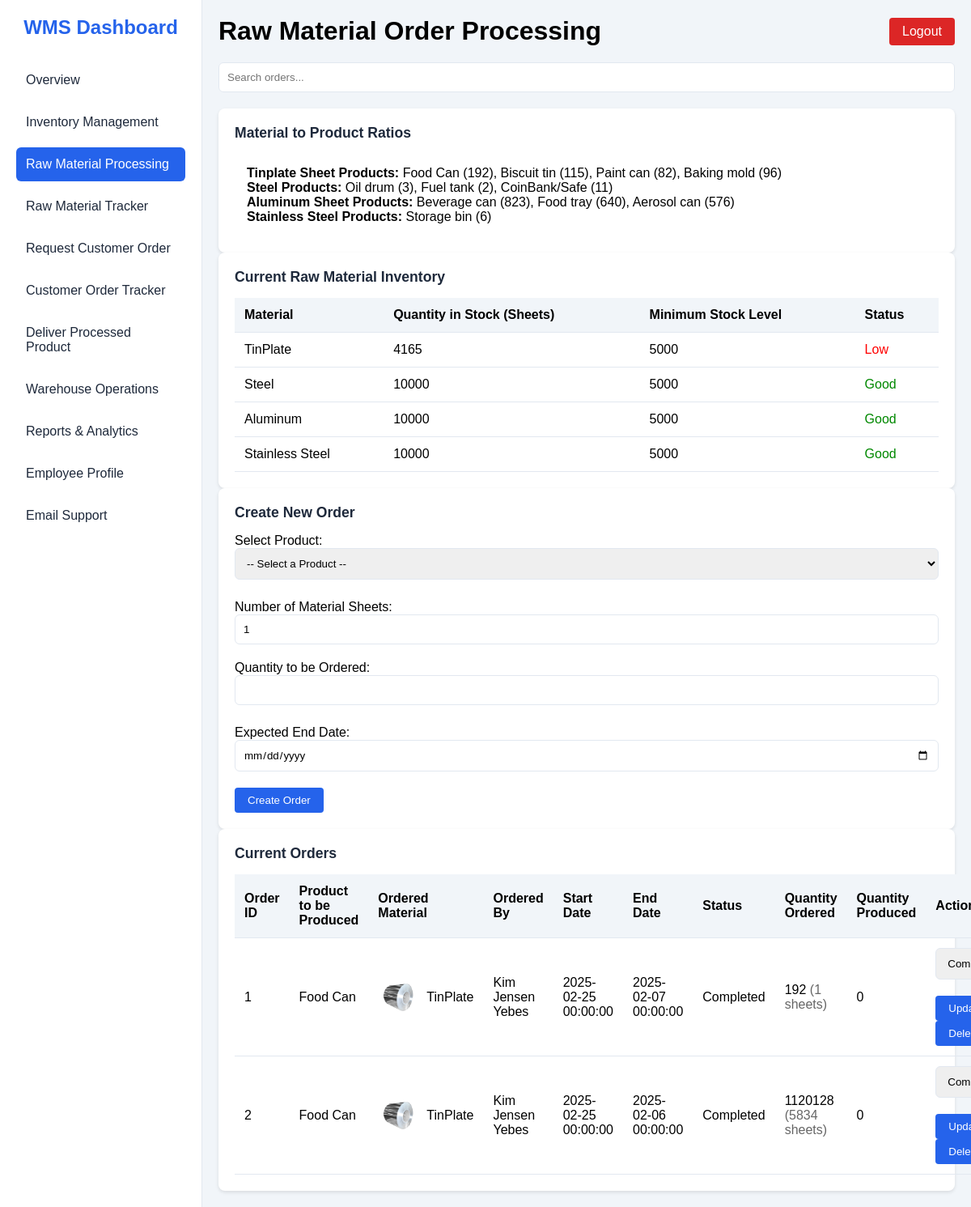
Page /employee/rawMaterialOrder.php (signed in) on the committed database.
### tables this page shows
CREATE TABLE `rawmaterials` (
  `MaterialID` int(11) NOT NULL,
  `MaterialName` varchar(100) NOT NULL,
  `SupplierID` int(11) DEFAULT NULL,
  `QuantityInStock` int(11) DEFAULT NULL,
  `UnitCost` decimal(10,2) DEFAULT NULL,
  `LastRestockedDate` date DEFAULT NULL,
  `MinimumStock` int(11) DEFAULT NULL,
  `raw_warehouse` varchar(255) NOT NULL,
  `raw_material_img` varchar(255) NOT NULL
);

CREATE TABLE `productionorders` (
  `OrderID` int(11) NOT NULL,
  `ProductID` int(11) NOT NULL,
  `EmployeeID` int(11) NOT NULL,
  `StartDate` datetime NOT NULL,
  `EndDate` datetime DEFAULT NULL,
  `Status` enum('Planned','In Progress','Completed','Cancelled') NOT NULL DEFAULT 'Planned',
  `QuantityOrdered` int(11) NOT NULL,
  `QuantityProduced` int(11) NOT NULL DEFAULT 0
);

CREATE TABLE `products` (
  `ProductID` int(11) NOT NULL,
  `ProductName` varchar(100) NOT NULL,
  `Category` varchar(45) DEFAULT NULL,
  `Weight` decimal(10,2) DEFAULT NULL,
  `ProductionCost` decimal(10,2) DEFAULT NULL,
  `SellingPrice` decimal(10,2) DEFAULT NULL,
  `LocationID` int(11) DEFAULT NULL,
  `MaterialID` int(11) DEFAULT NULL,
  `product_img` varchar(255) DEFAULT NULL
);

CREATE TABLE `employees` (
  `EmployeeID` int(11) NOT NULL,
  `FirstName` varchar(50) NOT NULL,
  `LastName` varchar(50) NOT NULL,
  `Role` varchar(45) NOT NULL,
  `Phone` varchar(20) DEFAULT NULL,
  `employeeEmail` varchar(100) DEFAULT NULL,
  `employeePassword` varchar(255) NOT NULL,
  `HireDate` date NOT NULL,
  `Status` varchar(32) NOT NULL
);

### employee/rawMaterialOrder.php (the view, shortened to what this page needs)
<?php
require_once '../layouts/employeeSidebar.php';
require_once '../layouts/employeeHeader.php';
$host = 'localhost';
$dbname = 'stockport';
$username = 'root';
$password = '';
try {
    $pdo = new PDO("mysql:host=$host;dbname=$dbname;charset=utf8", $username, $password);
    $pdo->setAttribute(PDO::ATTR_ERRMODE, PDO::ERRMODE_EXCEPTION);
} catch (PDOException $e) {
    die("Database connection failed: " . $e->getMessage());
}
$productStmt = $pdo->query("
    SELECT p.ProductID, p.ProductName, rm.MaterialID, rm.MaterialName, rm.QuantityInStock
    FROM products p
    JOIN rawmaterials rm ON p.MaterialID = rm.MaterialID
");
$products = $productStmt->fetchAll(PDO::FETCH_ASSOC);
$productRatios = [];
foreach ($products as $product) {
    $productName = strtolower($product['ProductName']);
    $materialName = strtolower($product['MaterialName']);
    if (strpos($materialName, 'tinplate') !== false) {
        if (strpos($productName, 'food can') !== false) {
            $productRatios[$product['ProductID']] = 192;
        } elseif (strpos($productName, 'biscuit') !== false) {
            $productRatios[$product['ProductID']] = 115;
        } elseif (strpos($productName, 'paint') !== false) {
            $productRatios[$product['ProductID']] = 82;
        } elseif (strpos($productName, 'baking') !== false || strpos($productName, 'mold') !== false) {
            $productRatios[$product['ProductID']] = 96;
        }
    }
    elseif (strpos($materialName, 'steel') !== false && strpos($materialName, 'stainless') === false) {
        if (strpos($productName, 'oil') !== false || strpos($productName, 'drum') !== false) {
            $productRatios[$product['ProductID']] = 3;
        } elseif (strpos($productName, 'fuel') !== false || strpos($productName, 'tank') !== false) {
            $productRatios[$product['ProductID']] = 2;
        } elseif (strpos($productName, 'coin') !== false || strpos($productName, 'safe') !== false || strpos($productName, 'bank') !== false) {
            $productRatios[$product['ProductID']] = 11;
        }
    }
    elseif (strpos($materialName, 'aluminum') !== false) {
        if (strpos($productName, 'beverage') !== false) {
            $productRatios[$product['ProductID']] = 823;
        } elseif (strpos($productName, 'food tray') !== false || strpos($productName, 'tray') !== false) {
            $productRatios[$product['ProductID']] = 640;
        } elseif (strpos($productName, 'aerosol') !== false) {
            $productRatios[$product['ProductID']] = 576;
        }
    }
    elseif (strpos($materialName, 'stainless') !== false) {
        if (strpos($productName, 'storage') !== false || strpos($productName, 'bin') !== false) {
            $productRatios[$product['ProductID']] = 6;
        }
    }
}
$orderStmt = $pdo->query("
    SELECT po.OrderID, p.ProductID, p.ProductName, rm.MaterialName, rm.raw_material_img, e.FirstName, e.LastName,
           po.StartDate, po.EndDate, po.Status, po.QuantityOrdered, po.QuantityProduced
    FROM productionOrders po
    JOIN products p ON po.ProductID = p.ProductID
    JOIN rawmaterials rm ON p.MaterialID = rm.MaterialID
    JOIN employees e ON po.EmployeeID = e.EmployeeID
    ORDER BY po.StartDate DESC
");
$orders = $orderStmt->fetchAll(PDO::FETCH_ASSOC);
?>
<!DOCTYPE html>
<html lang="en">
<head>
    <link rel="stylesheet" href="../assets/css/eminventory.css">
</head>
<body>
    <div class="container">
        <div class="main-content">
            <input type="text" id="search-bar" class="search-bar" placeholder="Search orders..." onkeyup="filterTable()">
            <section class="card">
                <h2 class="card-header">Material to Product Ratios</h2>
                <div style="padding: 15px;">
                    <p><strong>Tinplate Sheet Products:</strong> Food Can (192), Biscuit tin (115), Paint can (82), Baking mold (96)</p>
                    <p><strong>Steel Products:</strong> Oil drum (3), Fuel tank (2), CoinBank/Safe (11)</p>
                    <p><strong>Aluminum Sheet Products:</strong> Beverage can (823), Food tray (640), Aerosol can (576)</p>
                    <p><strong>Stainless Steel Products:</strong> Storage bin (6)</p>
                </div>
            </section>
            <section class="card">
                <h2 class="card-header">Current Raw Material Inventory</h2>
                <table class="table">
                    <thead>
                        <tr>
                            <th>Material</th>
                            <th>Quantity in Stock (Sheets)</th>
                            <th>Minimum Stock Level</th>
                            <th>Status</th>
                        </tr>
                    </thead>
                    <tbody>
                        <?php
                        $materialStmt = $pdo->query("SELECT MaterialName, QuantityInStock, MinimumStock FROM rawmaterials");
                        $materials = $materialStmt->fetchAll(PDO::FETCH_ASSOC);
                        foreach ($materials as $material):
                            $stockStatus = $material['QuantityInStock'] <= $material['MinimumStock'] ? 'Low' : 'Good';
                            $statusColor = $stockStatus == 'Low' ? '#FF0000' : '#008800';
                        ?>
                        <tr>
                            <td><?= htmlspecialchars($material['MaterialName']) ?></td>
                            <td><?= htmlspecialchars($material['QuantityInStock']) ?></td>
                            <td><?= htmlspecialchars($material['MinimumStock']) ?></td>
                            <td style="color: <?= $statusColor ?>;"><?= $stockStatus ?></td>
                        </tr>
                        <?php endforeach; ?>
                    </tbody>
                </table>
            </section>
            <section class="card">
                <h2 class="card-header">Create New Order</h2>
                <form method="POST" action="">
                    <label for="ProductID">Select Product:</label>
                    <select id="ProductID" name="ProductID" required class="search-bar" onchange="updateQuantity()">
                        <option value="">-- Select a Product --</option>
                    </select>
                    <label for="SheetCount">Number of Material Sheets:</label>
                    <input type="number" id="SheetCount" name="SheetCount" min="1" value="1" required class="search-bar" onchange="updateQuantity()">
                    <label for="QuantityDisplay">Quantity to be Ordered:</label>
                    <input type="text" id="QuantityDisplay" readonly class="search-bar">
                    <label for="EndDate">Expected End Date:</label>
                    <input type="date" id="EndDate" name="EndDate" required class="search-bar">
                    <button type="submit" name="create_order" class="btn">Create Order</button>
                </form>
            </section>
            <section class="card">
                <h2 class="card-header">Current Orders</h2>
                <table class="table">
                    <thead>
                        <tr>
                            <th>Order ID</th>
                            <th>Product to be Produced</th>
                            <th>Ordered Material</th>
                            <th>Ordered By</th>
                            <th>Start Date</th>
                            <th>End Date</th>
                            <th>Status</th>
                            <th>Quantity Ordered</th>
                            <th>Quantity Produced</th>
                            <th>Actions</th>
                        </tr>
                    </thead>
                    <tbody id="order-table-body">
                        <?php foreach ($orders as $order): ?>
                            <tr>
                                <td><?= htmlspecialchars($order['OrderID']) ?></td>
                                <td><?= htmlspecialchars($order['ProductName']) ?></td>
                                <td>
                                    <div style="display: flex; align-items: center;">
                                        <img src="../assets/imgs/<?= htmlspecialchars($order['raw_material_img']) ?>" alt="Material Image" style="width: 50px; height: 50px; margin-right: 10px;">
                                        <span><?= htmlspecialchars($order['MaterialName']) ?></span>
                                    </div>
                                </td>
                                <td><?= htmlspecialchars($order['FirstName'] . ' ' . $order['LastName']) ?></td>
                                <td><?= htmlspecialchars($order['StartDate']) ?></td>
                                <td><?= htmlspecialchars($order['EndDate']) ?></td>
                                <td><?= htmlspecialchars($order['Status']) ?></td>
                                <td>
                                    <?= htmlspecialchars($order['QuantityOrdered']) ?>
                                    <?php
                                    $productID = $order['ProductID'];
                                    $ratio = isset($productRatios[$productID]) ? $productRatios[$productID] : 0;
                                    if ($ratio > 0) {
                                        $sheets = $order['QuantityOrdered'] / $ratio;
                                        echo " <span style='color:#666;'>($sheets sheets)</span>";
                                    }
                                    ?>
                                </td>
                                <td><?= htmlspecialchars($order['QuantityProduced']) ?></td>
                                <td>
                                    <form method="POST" style="display:inline;">
                                        <select name="Status" class="search-bar">
                                            <option value="Completed" <?= $order['Status'] === 'Completed' ? 'selected' : '' ?>>Completed</option>
                                        </select>
                                        <button type="submit" name="update_status" class="btn">Update</button>
                                    </form>
                                    <form method="POST" style="display:inline;">
                                        <button type="submit" name="delete_order" onclick="return confirm('Are you sure you want to delete this order?')" class="btn">Delete</button>
                                    </form>
                                </td>
                            </tr>
                        <?php endforeach; ?>
                    </tbody>
                </table>
            </section>
        </div>
    </div>
</body>
</html>

### rows in the picture
rawmaterials: MaterialName "TinPlate", QuantityInStock "4165", MinimumStock "5000", stockStatus "Low"
rawmaterials: MaterialName "Steel", QuantityInStock "10000", MinimumStock "5000", stockStatus "Good"
rawmaterials: MaterialName "Aluminum", QuantityInStock "10000", MinimumStock "5000", stockStatus "Good"
rawmaterials: MaterialName "Stainless Steel", QuantityInStock "10000", MinimumStock "5000", stockStatus "Good"
productionorders: OrderID "1", ProductID.ProductName "Food Can", rawmaterials.raw_material_img (picture), rawmaterials.MaterialName "TinPlate", EmployeeID.LastName "Kim Jensen Yebes", StartDate "2025-02-25 00:00:00", EndDate "2025-02-07 00:00:00", Status "Completed", QuantityOrdered "192", ProductID.ProductID "1", QuantityProduced "0"
productionorders: OrderID "2", ProductID.ProductName "Food Can", rawmaterials.raw_material_img (picture), rawmaterials.MaterialName "TinPlate", EmployeeID.LastName "Kim Jensen Yebes", StartDate "2025-02-25 00:00:00", EndDate "2025-02-06 00:00:00", Status "Completed", QuantityOrdered "1120128", QuantityOrdered.ProductID "5834", QuantityProduced "0"

### other values in the picture
$pageTitle "Raw Material Order Processing"
